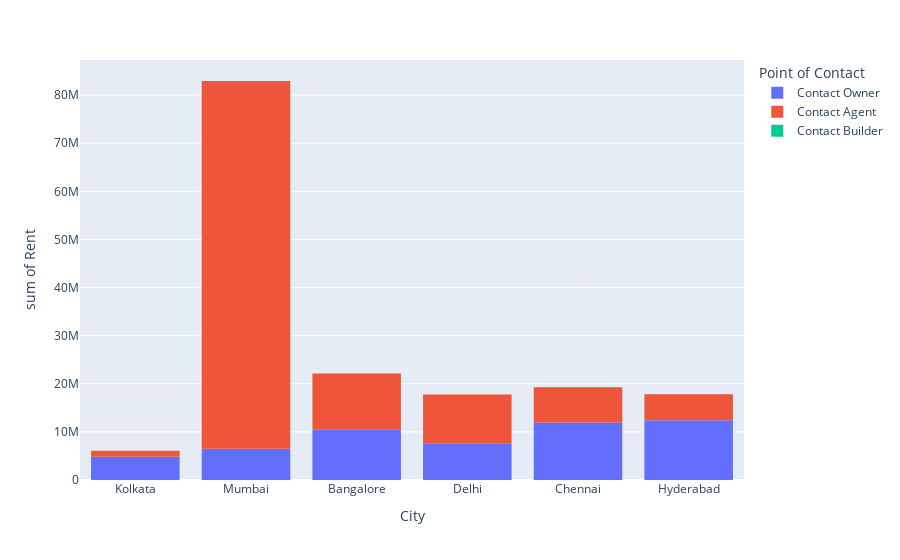

Here is the notebook cell this chart was saved with:
### Code cell
px.histogram(data_frame=rent_data, x='City', y='Rent', color='Point of Contact')

### Figure 1 — Plotly figure (JSON) as saved in the notebook; plotly's stock layout.template omitted (floating-point values rounded to 4 significant figures; data arrays with more than 128 entries replaced by an {"elided": "..."} marker saying what was removed)
{"data": [{"alignmentgroup": "True", "bingroup": "x", "histfunc": "sum", "hovertemplate": "Point of Contact=Contact Owner<br>City=%{x}<br>sum of Rent=%{y}<extra></extra>", "legendgroup": "Contact Owner", "marker": {"color": "#636efa", "pattern": {"shape": ""}}, "name": "Contact Owner", "offsetgroup": "Contact Owner", "orientation": "v", "showlegend": true, "type": "histogram", "x": {"elided": "3212 str values"}, "xaxis": "x", "y": {"elided": "3212 int values"}, "yaxis": "y"}, {"alignmentgroup": "True", "bingroup": "x", "histfunc": "sum", "hovertemplate": "Point of Contact=Contact Agent<br>City=%{x}<br>sum of Rent=%{y}<extra></extra>", "legendgroup": "Contact Agent", "marker": {"color": "#EF553B", "pattern": {"shape": ""}}, "name": "Contact Agent", "offsetgroup": "Contact Agent", "orientation": "v", "showlegend": true, "type": "histogram", "x": {"elided": "1529 str values"}, "xaxis": "x", "y": {"elided": "1529 int values"}, "yaxis": "y"}, {"alignmentgroup": "True", "bingroup": "x", "histfunc": "sum", "hovertemplate": "Point of Contact=Contact Builder<br>City=%{x}<br>sum of Rent=%{y}<extra></extra>", "legendgroup": "Contact Builder", "marker": {"color": "#00cc96", "pattern": {"shape": ""}}, "name": "Contact Builder", "offsetgroup": "Contact Builder", "orientation": "v", "showlegend": true, "type": "histogram", "x": ["Hyderabad"], "xaxis": "x", "y": [5500], "yaxis": "y"}], "layout": {"barmode": "relative", "legend": {"title": {"text": "Point of Contact"}, "tracegroupgap": 0}, "margin": {"t": 60}, "xaxis": {"anchor": "y", "domain": [0, 1], "title": {"text": "City"}}, "yaxis": {"anchor": "x", "domain": [0, 1], "title": {"text": "sum of Rent"}}}}
